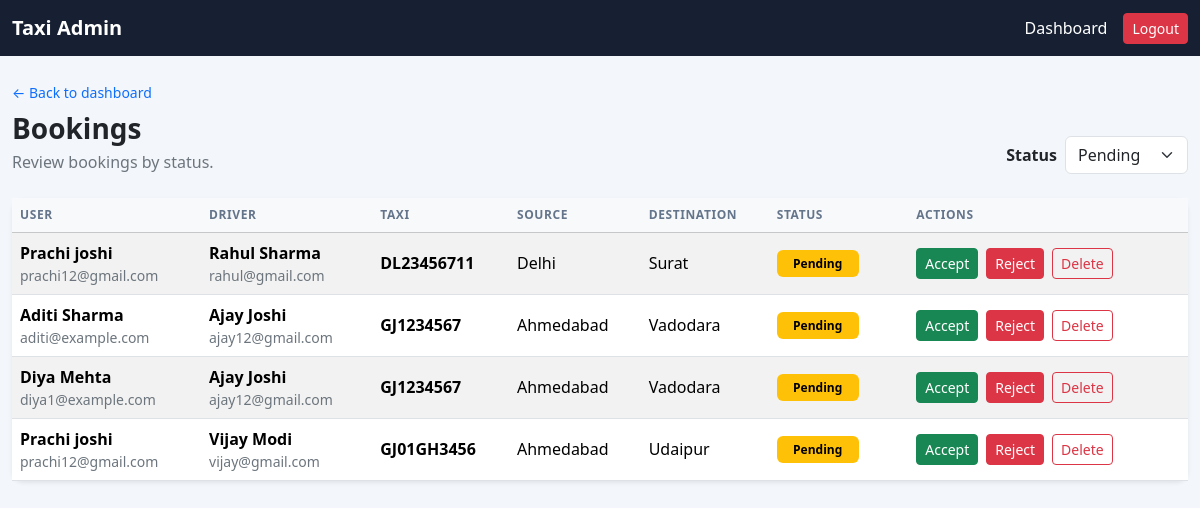
/bookings/ (signed in), run on an earlier commit of the app's database.
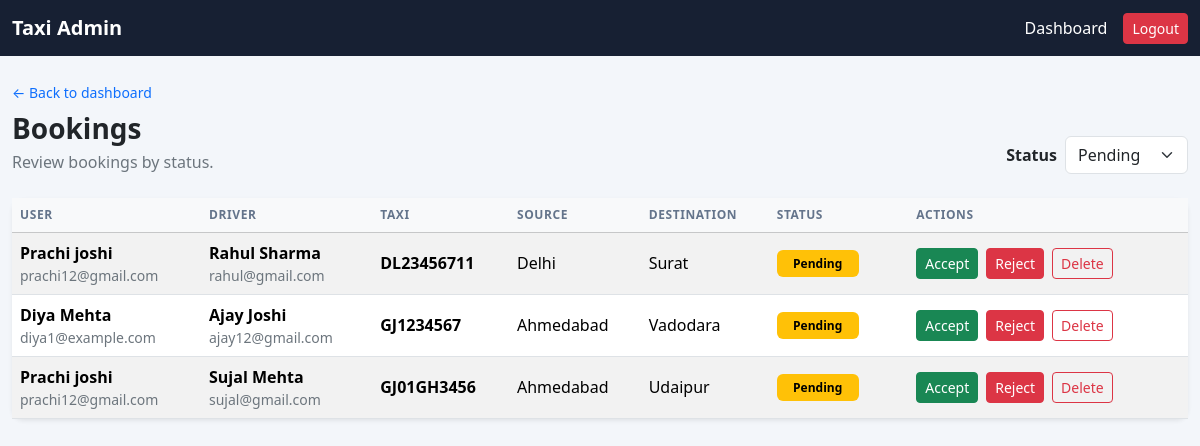
And on a later commit of the database.
### core/models.py (models this page shows, shortened)
class Booking(models.Model):
    STATUS_CHOICES = [
        ('Pending', 'Pending'),
        ('Approved', 'Approved'),
        ('Rejected', 'Rejected'),
        ('Cancelled', 'Cancelled'),
    ]
    user = models.ForeignKey(
        'core.User',
        on_delete=models.CASCADE,
        related_name='bookings'
    )
    taxi = models.ForeignKey(
        'core.Taxi',
        on_delete=models.CASCADE,
        related_name='bookings'
    )
    date = models.DateTimeField(auto_now_add=True)
    status = models.CharField(
        max_length=20,
        choices=STATUS_CHOICES,
        default='Pending'
    )

class User(models.Model):
    name = models.CharField(max_length=100)
    email = models.EmailField(unique=True)
    mobile = models.CharField(max_length=15)
    password = models.CharField(max_length=128)
    class Meta:
        ordering = ['name']

class Taxi(models.Model):
    number = models.CharField(max_length=20, unique=True)
    type = models.CharField(max_length=50)
    source = models.CharField(max_length=100)
    destination = models.CharField(max_length=100)
    price = models.DecimalField(max_digits=10, decimal_places=2)
    availability = models.BooleanField(default=True)
    driver = models.ForeignKey(
        Driver,
        on_delete=models.CASCADE,
        related_name='taxis',
    )

class Driver(models.Model):
    name = models.CharField(max_length=100)
    email = models.EmailField(unique=True)
    license_number = models.CharField(
        max_length=50,
        unique=True
    )
    mobile = models.CharField(max_length=15)
    taxi_number = models.CharField(max_length=20, blank=True)
    password = models.CharField(max_length=128)

### core/views.py (the view)
# urls.py: path('bookings/', views.admin_bookings, name='admin_bookings'),
@user_passes_test(lambda user: user.is_authenticated and user.is_staff,
                  login_url='admin_login')
def admin_bookings(request):
    status_filter = request.GET.get('status', 'Pending')
    if status_filter != 'all' and status_filter not in dict(Booking.STATUS_CHOICES):
        status_filter = 'Pending'
    bookings = Booking.objects.select_related(
        'user', 'taxi', 'taxi__driver'
    ).order_by('-date')
    if status_filter != 'all':
        bookings = bookings.filter(status=status_filter)
    page_obj = Paginator(bookings, 10).get_page(request.GET.get('page'))
    return render(
        request,
        'core/admin_bookings.html',
        {
            'bookings': page_obj.object_list,
            'page_obj': page_obj,
            'status_filter': status_filter,
            'booking_statuses': Booking.STATUS_CHOICES,
        },
    )

### core/templates/core/admin_bookings.html (shortened to what the changed rows need)
<!DOCTYPE html>
<html lang="en">
<head>
    <link href="https://cdn.jsdelivr.net/npm/bootstrap@5.3.3/dist/css/bootstrap.min.css"
          rel="stylesheet">
</head>
<body>
<main class="container-xxl py-4">
    <div class="d-flex flex-wrap justify-content-between align-items-end gap-3 mt-2 mb-4">
        <div>
            <h1 class="h3 fw-bold mb-1">Bookings</h1>
        </div>
    </div>
    <section class="card page-card shadow-sm" aria-label="Booking listing">
        <div class="table-responsive" role="region"
             aria-label="Bookings table" tabindex="0">
            <table class="table table-striped table-hover align-middle mb-0">
                <thead class="table-light">
                    <tr>
                        <th>User</th>
                        <th>Driver</th>
                        <th>Taxi</th>
                        <th>Source</th>
                        <th>Destination</th>
                        <th class="pe-4">Status</th>
                        <th class="pe-4">Actions</th>
                    </tr>
                </thead>
                <tbody>
                    {% for booking in bookings %}
                        <tr>
                            <td>
                                <div class="fw-semibold">{{ booking.user.name }}</div>
                                <div class="small text-secondary">{{ booking.user.email }}</div>
                            </td>
                            <td>
                                {% if booking.taxi.driver %}
                                    <div class="fw-semibold">{{ booking.taxi.driver.name }}</div>
                                    <div class="small text-secondary">{{ booking.taxi.driver.email }}</div>
                                {% else %}
                                    <span class="text-secondary">No driver assigned</span>
                                {% endif %}
                            </td>
                            <td class="fw-semibold">{{ booking.taxi.number }}</td>
                            <td>{{ booking.taxi.source }}</td>
                            <td>{{ booking.taxi.destination }}</td>
                            <td class="pe-4">
                                {% if booking.status == 'Pending' %}
                                    <span class="badge status-badge text-bg-warning">Pending</span>
                                {% elif booking.status == 'Approved' %}
                                    <span class="badge status-badge text-bg-success">Approved</span>
                                {% elif booking.status == 'Rejected' %}
                                    <span class="badge status-badge text-bg-danger">Rejected</span>
                                {% else %}
                                    <span class="badge status-badge text-bg-secondary">{{ booking.status }}</span>
                                {% endif %}
                            </td>
                            <td class="pe-4">
                                <div class="d-flex flex-wrap gap-2">
                                {% if booking.status == 'Pending' %}
                                    <form method="POST"
                                          action="{% url 'admin_booking_accept' booking.pk %}">
                                        <button type="submit" class="btn btn-success btn-sm">
                                            Accept
                                        </button>
                                    </form>
                                    <form method="POST"
                                          action="{% url 'admin_booking_reject' booking.pk %}">
                                        <button type="submit" class="btn btn-danger btn-sm">
                                            Reject
                                        </button>
                                    </form>
                                {% endif %}
                                    <form method="POST"
                                          action="{% url 'admin_booking_delete' booking.pk %}"
                                          onsubmit="return confirm('Delete this booking?');">
                                        <button type="submit" class="btn btn-outline-danger btn-sm">
                                            Delete
                                        </button>
                                    </form>
                                </div>
                            </td>
                        </tr>
                    {% empty %}
                        <tr>
                            <td colspan="7" class="text-center text-secondary py-5">
                                No {{ status_filter|lower }} bookings.
                            </td>
                        </tr>
                    {% endfor %}
                </tbody>
            </table>
        </div>
    </section>
</main>
</body>
</html>

What changed in the data, as far as the page shows it:
no longer on this page (row edited): Booking: user.name "Aditi Sharma", user.email "aditi@example.com", taxi.driver.name "Ajay Joshi", taxi.driver.email "ajay12@gmail.com", taxi.number "GJ1234567", taxi.source "Ahmedabad", taxi.destination "Vadodara", status "Pending"
changed through a linked row, Booking "GJ01GH3456": taxi.driver.name "Vijay Modi" → "Sujal Mehta"; taxi.driver.email "vijay@gmail.com" → "sujal@gmail.com"
